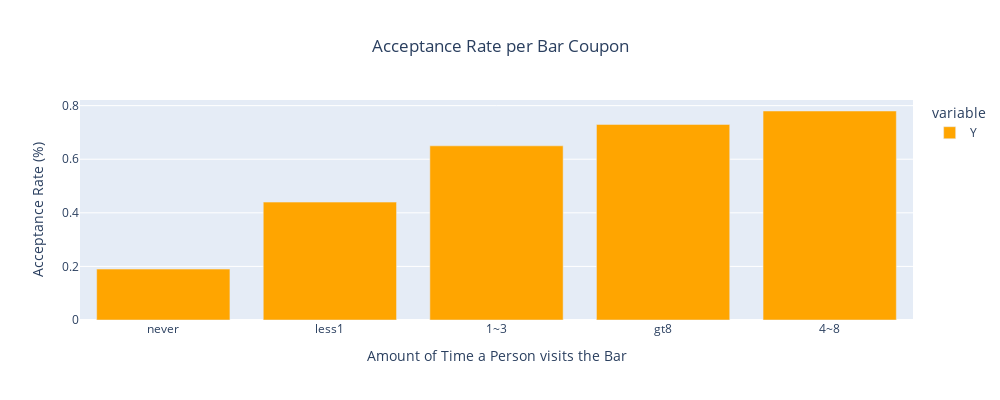

The code cell stored with this chart in its notebook:
### Code cell
acceptance_rate_sorted = acceptance_rate_bar.sort_values()
occupation_fig = px.bar(acceptance_rate_sorted,
              color_discrete_sequence=['orange'],
            title='Acceptance Rate per Bar Coupon',
              width=1000, height=400)
occupation_fig.update_layout(xaxis_title='Amount of Time a Person visits the Bar', yaxis_title='Acceptance Rate (%)', title_x=0.5, title_y=0.9)
occupation_fig

### Figure 1 — Plotly figure (JSON) as saved in the notebook; plotly's stock layout.template omitted (floating-point values rounded to 4 significant figures)
{"data": [{"alignmentgroup": "True", "hovertemplate": "variable=Y<br>Bar=%{x}<br>value=%{y}<extra></extra>", "legendgroup": "Y", "marker": {"color": "orange", "pattern": {"shape": ""}}, "name": "Y", "offsetgroup": "Y", "orientation": "v", "showlegend": true, "textposition": "auto", "type": "bar", "x": ["never", "less1", "1~3", "gt8", "4~8"], "xaxis": "x", "y": [0.19, 0.44, 0.65, 0.73, 0.78], "yaxis": "y"}], "layout": {"barmode": "relative", "height": 400, "legend": {"title": {"text": "variable"}, "tracegroupgap": 0}, "title": {"text": "Acceptance Rate per Bar Coupon", "x": 0.5, "y": 0.9}, "width": 1000, "xaxis": {"anchor": "y", "autorange": true, "domain": [0, 1], "range": [-0.5, 4.5], "title": {"text": "Amount of Time a Person visits the Bar"}, "type": "category"}, "yaxis": {"anchor": "x", "autorange": true, "domain": [0, 1], "range": [0, 0.8211], "title": {"text": "Acceptance Rate (%)"}, "type": "linear"}}}
